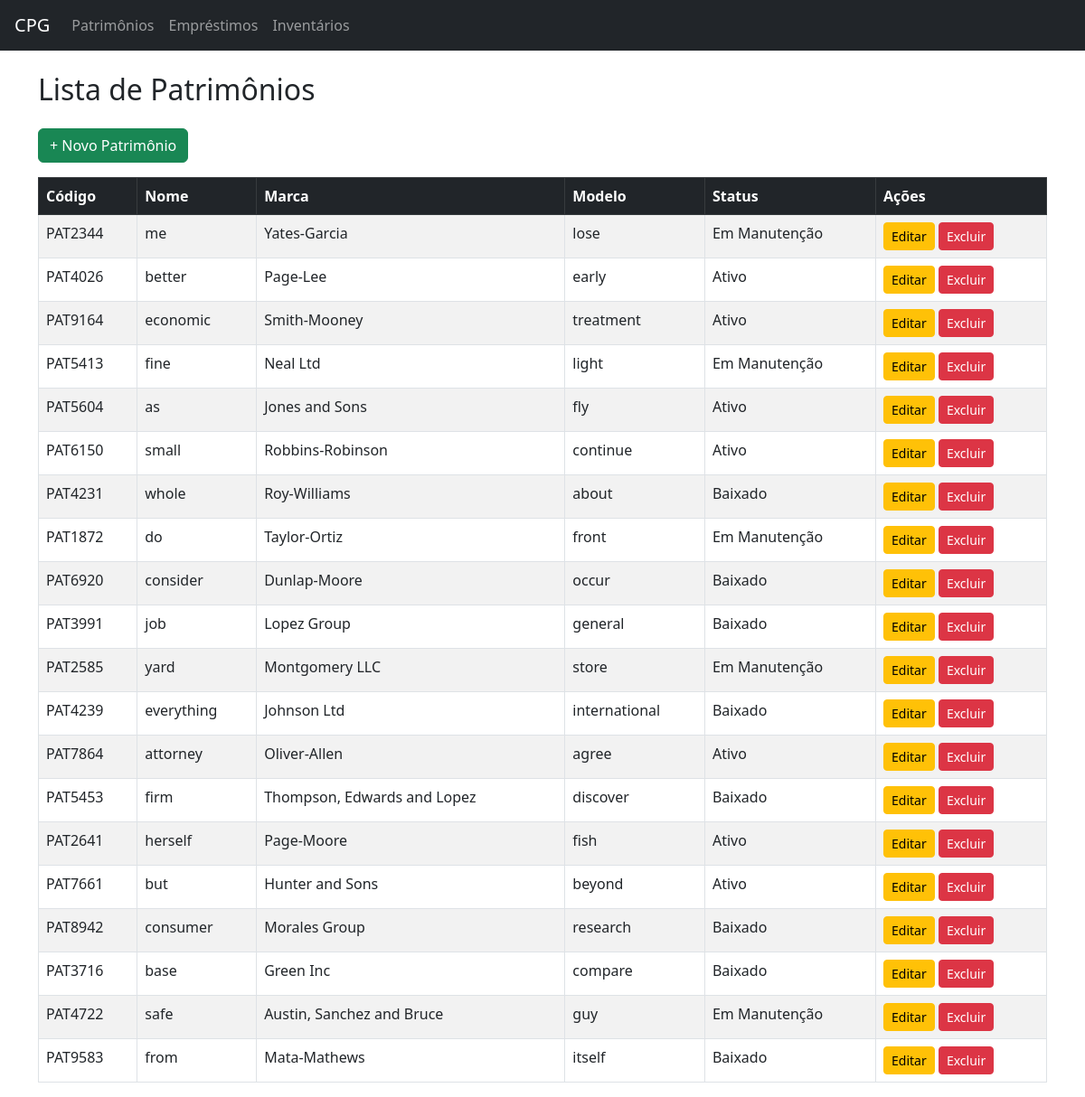
The page /sistema/patrimonios/ on the database its author committed.
### patrimonio/models.py (models this page shows, shortened)
class Patrimonio(models.Model):
    pat_codigo = models.CharField(max_length=20, unique=True)  # Código de tombamento
    pat_nome = models.CharField(max_length=100)
    pat_marca = models.CharField(max_length=100)
    pat_modelo = models.CharField(max_length=100)
    pat_nse = models.CharField(max_length=50, unique=True)
    pat_data_registrado = models.DateField()
    pat_data_aquisicao = models.DateField()
    pat_valor = models.FloatField()
    pat_descricao = models.TextField(blank=True, null=True)
    pat_categoria = models.CharField(max_length=100)
    pat_status = models.CharField(
        max_length=20,
        choices=[('ativo', 'Ativo'), ('manutencao', 'Em Manutenção'), ('baixado', 'Baixado')],
        default='ativo'
    )

### patrimonio/views.py (the view)
# urls.py: path('patrimonios/', views.listar_patrimonios, name='listar_patrimonios'),
def listar_patrimonios(request):
    patrimonios = Patrimonio.objects.all()
    return render(request, 'patrimonios/listar_patrimonios.html', {'patrimonios': patrimonios})

### patrimonio/templates/patrimonios/listar_patrimonios.html (shortened to what this page needs)
{% extends 'patrimonios/base.html' %}
{% block content %}
<h2 class="mb-4">Lista de Patrimônios</h2>
<a href="{% url 'criar_patrimonio' %}" class="btn btn-success mb-3">+ Novo Patrimônio</a>
<table class="table table-striped table-bordered">
    <thead class="table-dark">
        <tr>
            <th>Código</th>
            <th>Nome</th>
            <th>Marca</th>
            <th>Modelo</th>
            <th>Status</th>
            <th>Ações</th>
        </tr>
    </thead>
    <tbody>
        {% for patrimonio in patrimonios %}
        <tr>
            <td>{{ patrimonio.pat_codigo }}</td>
            <td>{{ patrimonio.pat_nome }}</td>
            <td>{{ patrimonio.pat_marca }}</td>
            <td>{{ patrimonio.pat_modelo }}</td>
            <td>{{ patrimonio.get_pat_status_display }}</td>
            <td>
                <a href="{% url 'editar_patrimonio' patrimonio.id %}" class="btn btn-sm btn-warning">Editar</a>
                <a href="{% url 'excluir_patrimonio' patrimonio.id %}" class="btn btn-sm btn-danger"
                   onclick="return confirm('Tem certeza que deseja excluir este patrimônio?');">Excluir</a>
            </td>
        </tr>
        {% empty %}
        <tr>
            <td colspan="6" class="text-center">Nenhum patrimônio cadastrado.</td>
        </tr>
        {% endfor %}
    </tbody>
</table>
{% endblock %}

### rows shown on the page
Patrimonio: pat_codigo "PAT2344", pat_nome "me", pat_marca "Yates-Garcia", pat_modelo "lose", pat_status "Em Manutenção"
Patrimonio: pat_codigo "PAT4026", pat_nome "better", pat_marca "Page-Lee", pat_modelo "early", pat_status "Ativo"
Patrimonio: pat_codigo "PAT9164", pat_nome "economic", pat_marca "Smith-Mooney", pat_modelo "treatment", pat_status "Ativo"
Patrimonio: pat_codigo "PAT5413", pat_nome "fine", pat_marca "Neal Ltd", pat_modelo "light", pat_status "Em Manutenção"
Patrimonio: pat_codigo "PAT5604", pat_nome "as", pat_marca "Jones and Sons", pat_modelo "fly", pat_status "Ativo"
Patrimonio: pat_codigo "PAT6150", pat_nome "small", pat_marca "Robbins-Robinson", pat_modelo "continue", pat_status "Ativo"
Patrimonio: pat_codigo "PAT4231", pat_nome "whole", pat_marca "Roy-Williams", pat_modelo "about", pat_status "Baixado"
Patrimonio: pat_codigo "PAT1872", pat_nome "do", pat_marca "Taylor-Ortiz", pat_modelo "front", pat_status "Em Manutenção"
Patrimonio: pat_codigo "PAT6920", pat_nome "consider", pat_marca "Dunlap-Moore", pat_modelo "occur", pat_status "Baixado"
Patrimonio: pat_codigo "PAT3991", pat_nome "job", pat_marca "Lopez Group", pat_modelo "general", pat_status "Baixado"
Patrimonio: pat_codigo "PAT2585", pat_nome "yard", pat_marca "Montgomery LLC", pat_modelo "store", pat_status "Em Manutenção"
Patrimonio: pat_codigo "PAT4239", pat_nome "everything", pat_marca "Johnson Ltd", pat_modelo "international", pat_status "Baixado"
Patrimonio: pat_codigo "PAT7864", pat_nome "attorney", pat_marca "Oliver-Allen", pat_modelo "agree", pat_status "Ativo"
Patrimonio: pat_codigo "PAT5453", pat_nome "firm", pat_marca "Thompson, Edwards and Lopez", pat_modelo "discover", pat_status "Baixado"
Patrimonio: pat_codigo "PAT2641", pat_nome "herself", pat_marca "Page-Moore", pat_modelo "fish", pat_status "Ativo"
Patrimonio: pat_codigo "PAT7661", pat_nome "but", pat_marca "Hunter and Sons", pat_modelo "beyond", pat_status "Ativo"
Patrimonio: pat_codigo "PAT8942", pat_nome "consumer", pat_marca "Morales Group", pat_modelo "research", pat_status "Baixado"
Patrimonio: pat_codigo "PAT3716", pat_nome "base", pat_marca "Green Inc", pat_modelo "compare", pat_status "Baixado"
Patrimonio: pat_codigo "PAT4722", pat_nome "safe", pat_marca "Austin, Sanchez and Bruce", pat_modelo "guy", pat_status "Em Manutenção"
Patrimonio: pat_codigo "PAT9583", pat_nome "from", pat_marca "Mata-Mathews", pat_modelo "itself", pat_status "Baixado"
